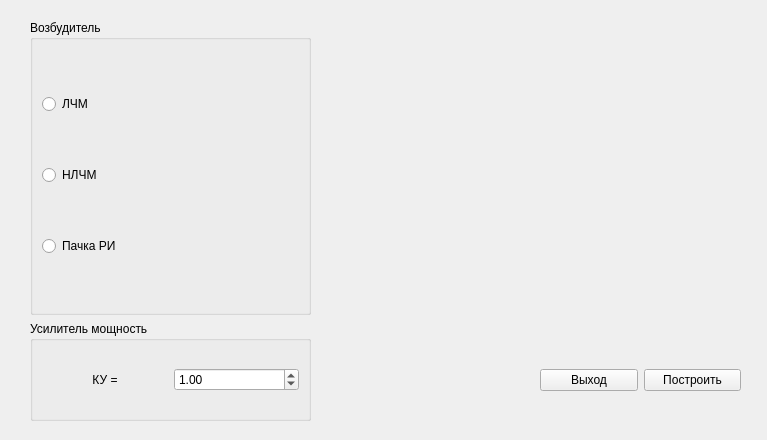
<?xml version="1.0" encoding="UTF-8"?>
<ui version="4.0">
 <class>Form</class>
 <widget class="QWidget" name="Form">
  <property name="geometry">
   <rect>
    <x>0</x>
    <y>0</y>
    <width>767</width>
    <height>440</height>
   </rect>
  </property>
  <property name="sizePolicy">
   <sizepolicy hsizetype="Preferred" vsizetype="Fixed">
    <horstretch>0</horstretch>
    <verstretch>0</verstretch>
   </sizepolicy>
  </property>
  <property name="minimumSize">
   <size>
    <width>0</width>
    <height>0</height>
   </size>
  </property>
  <property name="windowTitle">
   <string>Form</string>
  </property>
  <widget class="QWidget" name="horizontalLayoutWidget_2">
   <property name="geometry">
    <rect>
     <x>540</x>
     <y>340</y>
     <width>201</width>
     <height>80</height>
    </rect>
   </property>
   <layout class="QHBoxLayout" name="horizontalLayout_4">
    <item>
     <widget class="QPushButton" name="pushButton">
      <property name="text">
       <string>Выход</string>
      </property>
     </widget>
    </item>
    <item>
     <widget class="QPushButton" name="pushButton_2">
      <property name="text">
       <string>Построить</string>
      </property>
     </widget>
    </item>
   </layout>
  </widget>
  <widget class="QWidget" name="verticalLayoutWidget_2">
   <property name="geometry">
    <rect>
     <x>30</x>
     <y>20</y>
     <width>281</width>
     <height>401</height>
    </rect>
   </property>
   <layout class="QVBoxLayout" name="verticalLayout_2">
    <item>
     <widget class="QGroupBox" name="groupBox_2">
      <property name="title">
       <string>Возбудитель </string>
      </property>
      <layout class="QHBoxLayout" name="horizontalLayout">
       <item>
        <layout class="QVBoxLayout" name="verticalLayout">
         <item>
          <widget class="QRadioButton" name="radioButton">
           <property name="text">
            <string>ЛЧМ</string>
           </property>
          </widget>
         </item>
         <item>
          <widget class="QRadioButton" name="radioButton_2">
           <property name="text">
            <string>НЛЧМ</string>
           </property>
          </widget>
         </item>
         <item>
          <widget class="QRadioButton" name="radioButton_3">
           <property name="text">
            <string>Пачка РИ</string>
           </property>
          </widget>
         </item>
        </layout>
       </item>
      </layout>
     </widget>
    </item>
    <item>
     <widget class="QGroupBox" name="groupBox">
      <property name="sizePolicy">
       <sizepolicy hsizetype="Preferred" vsizetype="Fixed">
        <horstretch>0</horstretch>
        <verstretch>0</verstretch>
       </sizepolicy>
      </property>
      <property name="minimumSize">
       <size>
        <width>0</width>
        <height>0</height>
       </size>
      </property>
      <property name="maximumSize">
       <size>
        <width>16777215</width>
        <height>100</height>
       </size>
      </property>
      <property name="title">
       <string>Усилитель мощность</string>
      </property>
      <layout class="QHBoxLayout" name="horizontalLayout_3">
       <item>
        <layout class="QHBoxLayout" name="horizontalLayout_2">
         <item>
          <widget class="QLabel" name="label">
           <property name="text">
            <string>КУ =</string>
           </property>
           <property name="alignment">
            <set>Qt::AlignCenter</set>
           </property>
          </widget>
         </item>
         <item>
          <widget class="QDoubleSpinBox" name="doubleSpinBox">
           <property name="value">
            <double>1.000000000000000</double>
           </property>
          </widget>
         </item>
        </layout>
       </item>
      </layout>
     </widget>
    </item>
   </layout>
  </widget>
 </widget>
 <resources/>
 <connections/>
</ui>
